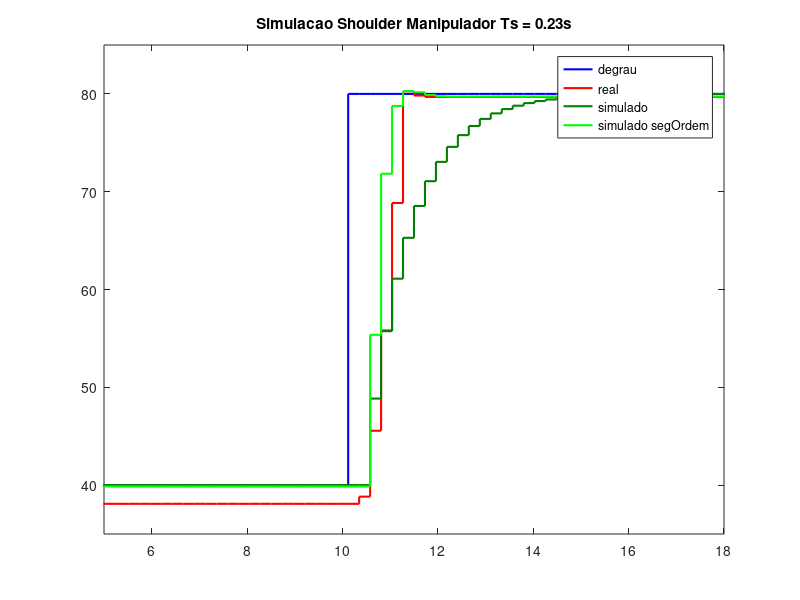
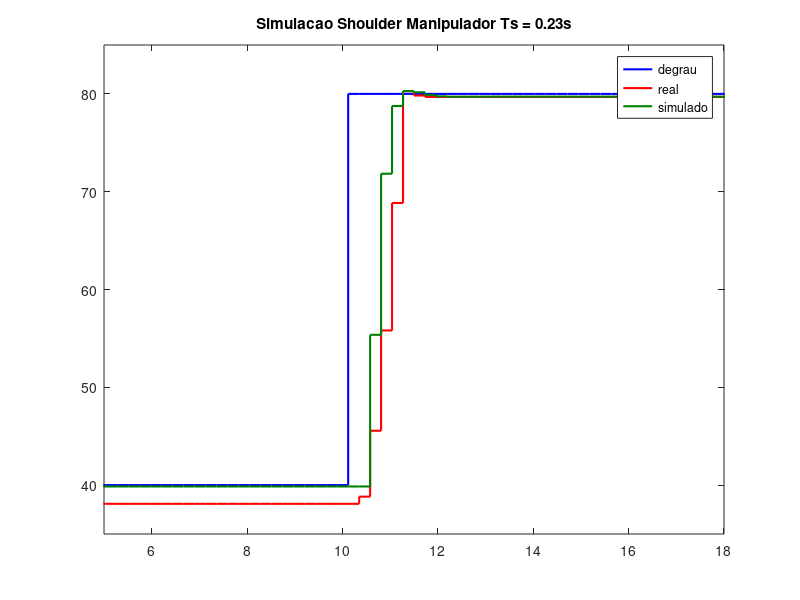

Write MATLAB code to recreate these figures, in order.
clc;
close all;

load('inputShoulder0_23.mat')
load('outputShoulder0_23.mat')

darkGreen = [0, 0.5, 0];
darknessGreen = [0, 0.1, 0];

% Um polo - Discreto direto
tfShoulder0_23 = tf(1,[.92 1])
tfShoulder0_23 = c2d(tfShoulder0_23, 0.23,'zoh')
% Dois polos c2d (MELHOR RESULTADO)
% tfShoulder0_23_segOrdem = tf([13.3384],[1 7.3043 13.3384])
tfShoulder0_23_segOrdem = tf([.9965*28.69898],[1 8.5714 28.69898])
tfShoulder0_23_segOrdem = c2d(tfShoulder0_23_segOrdem, 0.23,'zoh')

timeShoulder0_23 = 0:0.23:19.78;

refShoulder0_23_estab = zeros(1,187);
timeShoulder0_23_estab = 0:0.23:42.78;

for idx = 1:187
    if idx <= 145
        refShoulder0_23_estab(1,idx) = 40;
    else
        refShoulder0_23_estab(1,idx) = 80;
    end
end

resultStepShoulder0_23 = lsim(tfShoulder0_23,refShoulder0_23_estab,timeShoulder0_23_estab);
resultStepShoulder0_23_segOrdem = lsim(tfShoulder0_23_segOrdem,refShoulder0_23_estab,timeShoulder0_23_estab);

figure(1)
stairs(timeShoulder0_23(1,:),inputShoulder0_23(:,1),'b', 'LineWidth', 1.5);
hold on
stairs(timeShoulder0_23(1,:),outputShoulder0_23(:,1),'r', 'LineWidth', 1.5);
hold on
stairs(timeShoulder0_23(1,:),resultStepShoulder0_23(101:187,1),'Color',darkGreen, 'LineWidth', 1.5);
hold on
stairs(timeShoulder0_23(1,:),resultStepShoulder0_23_segOrdem(101:187,1),'g', 'LineWidth', 1.5);
axis([5 18 35 85])
legend('degrau','real','simulado', 'simulado segOrdem')
title('Simulacao Shoulder Manipulador Ts = 0.23s')

figure(2)
stairs(timeShoulder0_23(1,:),inputShoulder0_23(:,1),'b', 'LineWidth', 1.5);
hold on
stairs(timeShoulder0_23(1,:),outputShoulder0_23(:,1),'r', 'LineWidth', 1.5);
hold on
stairs(timeShoulder0_23(1,:),resultStepShoulder0_23_segOrdem(101:187,1),'Color',darkGreen, 'LineWidth', 1.5);
axis([5 18 35 85])
legend('degrau','real','simulado')
title('Simulacao Shoulder Manipulador Ts = 0.23s')